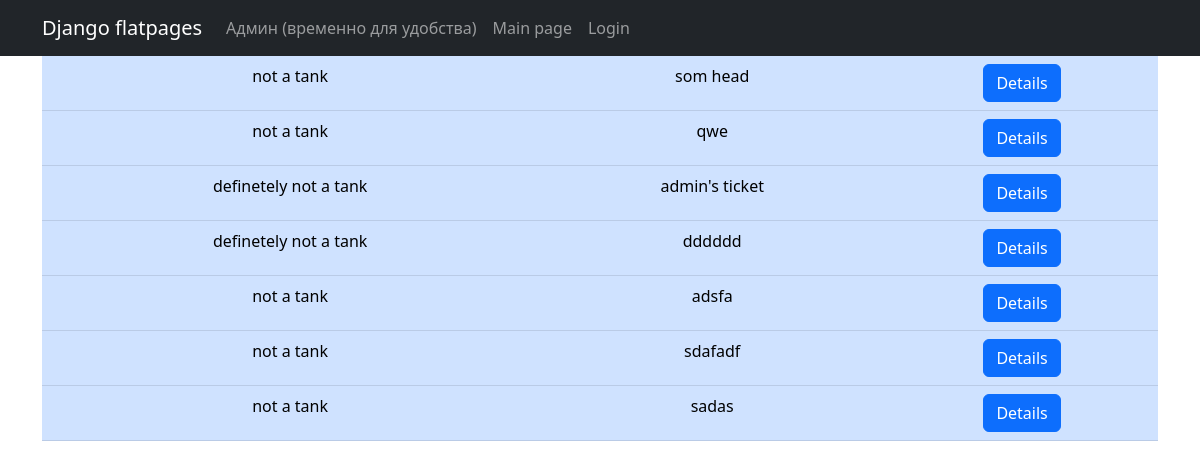
The page / on the database its author committed.
### tickets/models.py (models this page shows, shortened)
class Ticket(models.Model):
    author = models.ForeignKey(User, on_delete=models.CASCADE)
    head = models.CharField(max_length=200)
    body = CKEditor5Field('Text', config_name='extends')
    category = models.CharField(choices=categories, max_length=25)
    pubdate = models.DateField(auto_now_add=True)

### tickets/views.py (the view)
# urls.py: path('', TicketsList.as_view()),
class TicketsList(ListView):  # вьюшка для просмотра всех размещенных на сайте тикетов
    model = Ticket
    ordering = 'pubdate'
    template_name = 'tickets.html'
    context_object_name = 'tickets'

### templates/tickets.html (shortened to what this page needs)
{% extends 'flatpages/default.html' %}
    {% block content %}
    {% if tickets %}
    <table class="table table-primary">
    {% for ticket in tickets %}
        <tr>
            <td>
                {{ ticket.category }}
            </td>
            <td>
                {{ ticket.head }}
            </td>
            <td>
                <a class="btn btn-primary" href="{% url 'ticket_detail' ticket.id %}">Details</a>
            </td>
        </tr>
    {% endfor %}
    </table>
    {% else %}
    <h5>There is no active tickets right now</h5>
    {% endif %}
    {% endblock content %}

### rows shown on the page
Ticket: category "not a tank", head "som head"
Ticket: category "not a tank", head "qwe"
Ticket: category "definetely not a tank", head "admin's ticket"
Ticket: category "definetely not a tank", head "dddddd"
Ticket: category "not a tank", head "adsfa"
Ticket: category "not a tank", head "sdafadf"
Ticket: category "not a tank", head "sadas"
